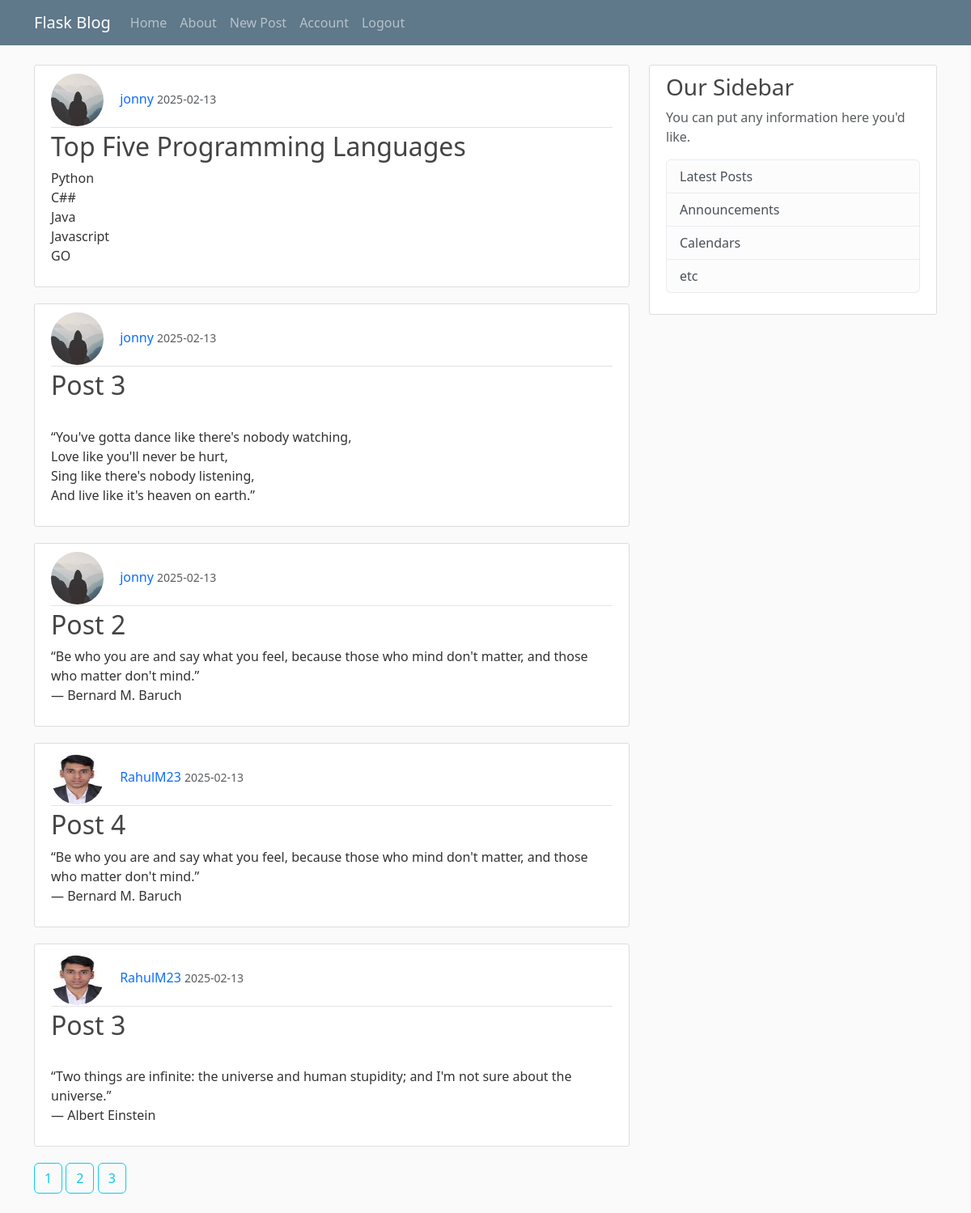
Page /home?page=2 (signed in) on the committed database.
### main/models.py (models this page shows, shortened)
class Post(db.Model):
    id = db.Column(db.Integer, primary_key=True)
    title = db.Column(db.String(100), nullable=False)
    date_posted = db.Column(db.DateTime, nullable=False, default=datetime.utcnow)
    content = db.Column(db.Text, nullable=False)
    user_id = db.Column(db.Integer, db.ForeignKey('user.id'), nullable=False)

class User(db.Model, UserMixin):
    id = db.Column(db.Integer, primary_key=True)
    username = db.Column(db.String(20), unique=True, nullable=False)
    email = db.Column(db.String(120), unique=True, nullable=False)
    image_file = db.Column(db.String(20), nullable=False, default='default.jpg')
    password = db.Column(db.String(60), nullable=False)
    posts = db.relationship('Post',backref='author', lazy=True)

### main/routes.py (the view)
@app.route("/")
@app.route("/home")
def home():
    page = request.args.get('page', 1, type=int)
    posts = Post.query.order_by(Post.date_posted.desc()).paginate(page=page, per_page=5)
    return render_template("home.html", posts = posts)

### main/models.py (called while the page is built)
@login_manager.user_loader
def load_user(user_id):
    return User.query.get(int(user_id))

### main/templates/home.html (shortened to what this page needs)
{% extends "layout.html" %}
{% block content %}
    {% for post in posts.items %}
        <article class="media content-section">
            <div class="media-body">
            <div class="article-metadata">
                <img class="rounded-circle article-img" src="{{url_for('static', filename='profile/' + post.author.image_file)}}" alt="">
                <a class="decoration mr-2" href="#">{{ post.author.username }}</a>
                <small class="text-muted">{{ post.date_posted.strftime('%Y-%m-%d') }}</small>
            </div>
            <h2><a class="decoration article-title" href="{{url_for('post', post_id=post.id)}}">{{ post.title }}</a></h2>
            <p class="article-content">{{ post.content }}</p>
            </div>
        </article>
    {% endfor %}
    {% for page_num in posts.iter_pages() %}
        {% if page_num %}
            <a class="btn btn-outline-info mb-4 decoration" href="{{ url_for('home', page=page_num) }}">{{page_num}}</a>
        {% else %}
            ...
        {% endif %}
    {% endfor %}
{% endblock %}

### main/static/main.css (style rules this page uses)
body { background: #fafafa; color: #333333; margin-top: 5rem; }
h1, h2, h3, h4, h5, h6 { color: #444444; }
.content-section { background: #ffffff; padding: 10px 20px; border: 1px solid #dddddd; border-radius: 3px; margin-bottom: 20px; }
.article-title { color: #444444; }
.article-content { white-space: pre-line; }
.article-img { height: 65px; width: 65px; margin-right: 16px; }
.article-metadata { padding-bottom: 1px; margin-bottom: 4px; border-bottom: 1px solid #e3e3e3 }

### main/templates/home.html (style rules this page uses)
.decoration { text-decoration: none; }

### rows in the picture
Post: image_file (picture), author.username "jonny", date_posted "2025-02-13", title "Top Five Programming Languages", content "Python C## Java Javascript GO"
Post: image_file (picture), author.username "jonny", date_posted "2025-02-13", title "Post 3", content "“You've gotta dance like there's nobody watching, Love like you'll never be hurt, Sing like there's nobody listening, And live like it's heaven on earth.”"
Post: image_file (picture), author.username "jonny", date_posted "2025-02-13", title "Post 2", content "“Be who you are and say what you feel, because those who mind don't matter, and those who matter don't mind.” ― Bernard M. Baruch"
Post: image_file (picture), author.username "RahulM23", date_posted "2025-02-13", title "Post 4", content "“Be who you are and say what you feel, because those who mind don't matter, and those who matter don't mind.” ― Bernard M. Baruch"
Post: image_file (picture), author.username "RahulM23", date_posted "2025-02-13", title "Post 3", content "“Two things are infinite: the universe and human stupidity; and I'm not sure about the universe.” ― Albert Einstein"

### other values in the picture
{{ page_num }} "1" "2" "3"
